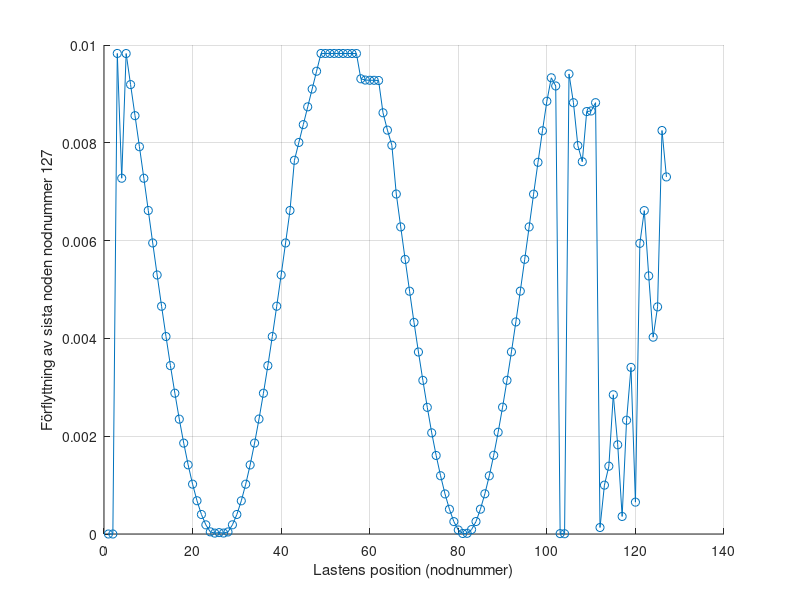

Write the MATLAB code that produced this figure.
% --- Lägg till sökvägen --------------------------------
addpath('Matlab/Matlab/labb1-LinjarAlgebra-fackverk')
% --- Rensa upp -----------------------------------------
clear;      % Tar bort alla gamla variabler
clc;        % Rensar kommandofönstret
close all   % Stänger alla figurer

load('kran1.mat')
whos


% skapa en vertikal last
% Låt lasten flytta sig från från nod 126 till nod 250 och se förflyttningen
avstand = [0,0];
for i = 126:250
    b = zeros(250,1);
    b(i) = -10; % applicera en last på -10 N i y-led på nod i
    z = A\b;
    % --- Förskjutningar och ny geometri -------------------------
    xdelta = zeros(127,1); ydelta = zeros(127,1);   % Skapar en nollmatris för Δx och Δy
    xdelta(3:127) = z(1:(127-2));              % Δx för fria noder
    ydelta(3:127) = z((127-2)+1:end);  
    xnodAfore = xnod(end); % xKoordinater för nod A före deformation
    ynodAfore = ynod(end); % yKoordinater för nod A före deformation        
    % Nya koordinater efter deformation
    xdef = xnod + xdelta;
    ydef = ynod + ydelta;
    xnodAefter = xdef(end); % xKoordinater för nod A efter deformation
    ynodAefter = ydef(end); % yKoordinater för nod A efter deformation
    forskjutningxA = xnodAefter - xnodAfore;
    forskjutningyA = ynodAefter - ynodAfore;
    avstand = [avstand, sqrt(forskjutningxA^2 + forskjutningyA^2)];
end
array = 1:127;
avstand;
% Plotta förflyttningen av nod 125 beroende på lastens position
figure; grid on; hold on;
plot(array, avstand, '-o');
xlabel('Lastens position (nodnummer)');
ylabel('Förflyttning av sista noden nodnummer 127');

[max, nodMax] = max(avstand(3:end));
[min, nodMin] = min(avstand(3:end));
fprintf('Max förflyttning = %.5f vid nod %d\n', max, array(nodMax));
fprintf('Min förflyttning = %.5f vid nod %d\n', min, array(nodMin));